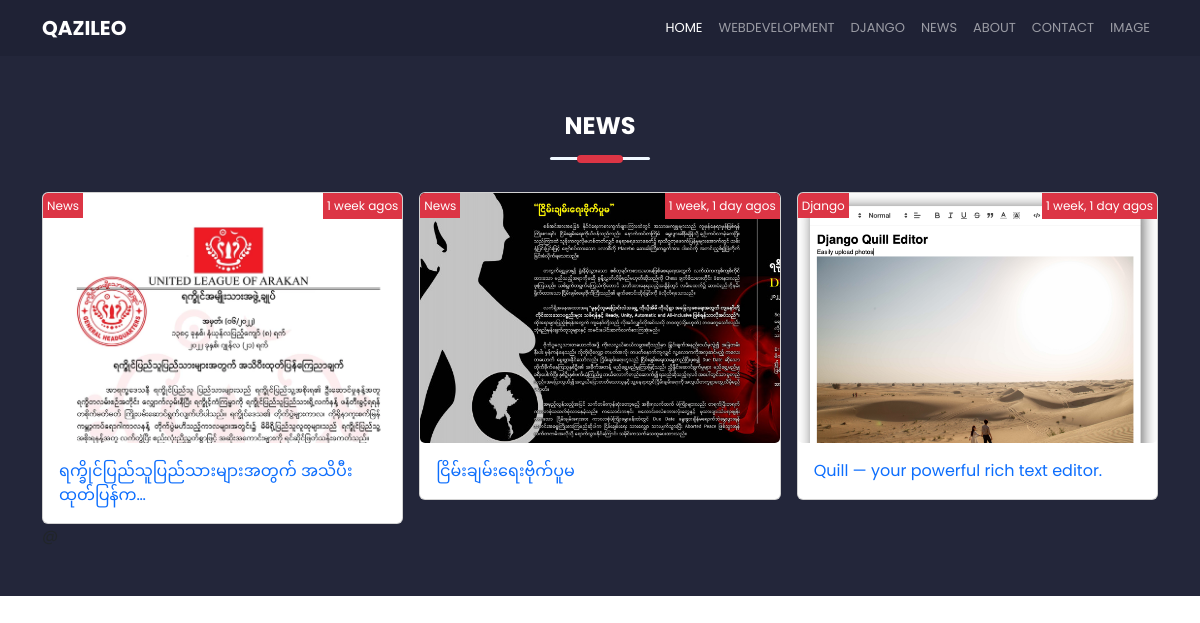
The page /tag/news/ on the database its author committed.
### base/models.py (models this page shows, shortened)
class Category(models.Model):
    name = models.CharField(max_length=255)
    slug = models.SlugField(
            default='',
            editable=False,
        )
    created = models.DateTimeField(auto_now_add=True)
    updated = models.DateTimeField(auto_now=True)
    def __str__(self):
        return self.name

class Post(models.Model):
    title = models.CharField(max_length=255)
    category = models.ForeignKey(Category,on_delete=models.CASCADE, null=True,blank=True)
    thumbnail = models.ImageField(null=True,blank=True)
    body =QuillField()
    tags = models.ManyToManyField(Tag)
    created = models.DateTimeField(auto_now_add=True)
    updated = models.DateTimeField(auto_now=True)
    feature = models.BooleanField(default=False,null=True)
    id = models.UUIDField(default=uuid.uuid4,unique=True,primary_key=True,editable=False)
    class Meta:
        ordering = ['-created']

### base/views.py (the view)
# urls.py: path('tag/<str:slug>/',views.tagView, name='tag' ),
def tagView(request,slug):
    tagposts = Post.objects.filter(tags__slug=slug)
    categories = Category.objects.all()
    context = {'tagposts':tagposts,'categories':categories,'slug':slug}
    return render(request,'base/tagpost.html',context)

### base/templates/base/tagpost.html (shortened to what this page needs)
<!DOCTYPE html>
{% load static %}
<html lang="en">
  <head>
    <link rel="stylesheet" href="{% static 'styles/css/main.css' %}" />
    <link
      href="https://unpkg.com/boxicons@2.1.2/css/boxicons.min.css"
      rel="stylesheet"
    />
    <link
      href="https://cdn.jsdelivr.net/npm/bootstrap@5.2.0-beta1/dist/css/bootstrap.min.css"
      rel="stylesheet"
    />
  </head>
  <body>
    {% include 'base/layouts/navbar.html' %}
<div class="bg-custom py-5">
    <div class="container">
        <div class="text-center">
            <h4 class="text-white fw-bold py-2 text-uppercase">{{slug}}</h4>
            <div class="line-span mx-auto bg-danger"></div>
            <br />
          </div>
         {% if tagposts %}
         <div class="row g-3  rounded">
            {% for post in tagposts %}
            <div class="col-12 col-md-4 col-lg-4">
              <div class="card">
                <div
                  class="card-img"
                  style="background-image:url({{post.thumbnail.url}});background-size:cover;"
                >
                  <span class="text-white bg-danger p-1 text"
                    >{{post.category}}</span
                  >
                  <span class="text-white bg-danger p-1 text float-end"
                    >{{post.created | timesince}} agos</span
                  >
                </div>
                <div class="card-body">
                  <a
                    href="{% url 'detail' post.id %}"
                    class="text-decoration-none"
                    >{{ post.title|truncatechars:40}}</a
                  >
                </div>
              </div>
            </div>
            {% endfor %}
          </div>
         {% endif %}
    </div>
</div>
</body>
</html>

### base/templates/base/layouts/navbar.html (shortened to what this page needs)
<div>
    <nav class="navbar navbar-dark navbar-expand-lg bg-color">
      <div class="container">
        <a class="navbar-brand fw-bold" href="{% url 'home' %}">QAZILEO</a>
        <div class="collapse navbar-collapse" id="navbarSupportedContent">
          <ul class="navbar-nav ms-auto mb-2 mb-lg-0">
            <li class="nav-item">
              <a class="nav-link active" aria-current="page" href="{% url 'home' %}">HOME</a>
            </li>
             {% for category in categories %}
            <li class="nav-item">
                <a class="nav-link text-uppercase" href="{% url 'categorypost' category|slugify %}">{{category.name}}</a>
              </li>
            {% endfor %}
            <li class="nav-item">
              <a class="nav-link" href="{% url 'home' %}#about-me">ABOUT</a>
            </li>
            <li class="nav-item">
              <a class="nav-link" href="{% url 'home' %}#contact-me">CONTACT</a>
            </li>
            <li class="nav-item">
              <a class="nav-link" href="{% url 'home' %}#image">IMAGE</a>
            </li>
          </ul>
        </div>
      </div>
    </nav>
  </div>

### static/styles/css/main.css (style rules this page uses)
body h1, h2, h3, h4, h5, h6, div, span, p, li, a { font-family: "Poppins", sans-serif; }
body ul li { font-size: 13px; }
.bg-color { background-color: #1f2235 !important; }
.text { font-size: 12px !important; }
.bg-custom { background-color: #23263a; display: flex; align-items: center; height: auto; }
.line-span { width: 46px; height: 8px; border-radius: 5px; top: -5px; position: relative; }
.card-img { height: 250px; overflow: hidden; }

### rows shown on the page
Category: name "WEBDEVELOPMENT"
Category: name "DJANGO"
Category: name "NEWS"
Post: thumbnail (picture), category "News", created "1 week", title "ရက္ခိုင်ပြည်သူပြည်သားများအတွက် အသိပီးထုတ်ပြန်က…"
Post: thumbnail (picture), category "News", created "1 week, 1 day", title "ငြိမ်းချမ်းရေးဗိုက်ပူမ"
Post: thumbnail (picture), category "Django", created "1 week, 1 day", title "Quill — your powerful rich text editor."

### other values the page prints
{{ slug }} "NEWS"
